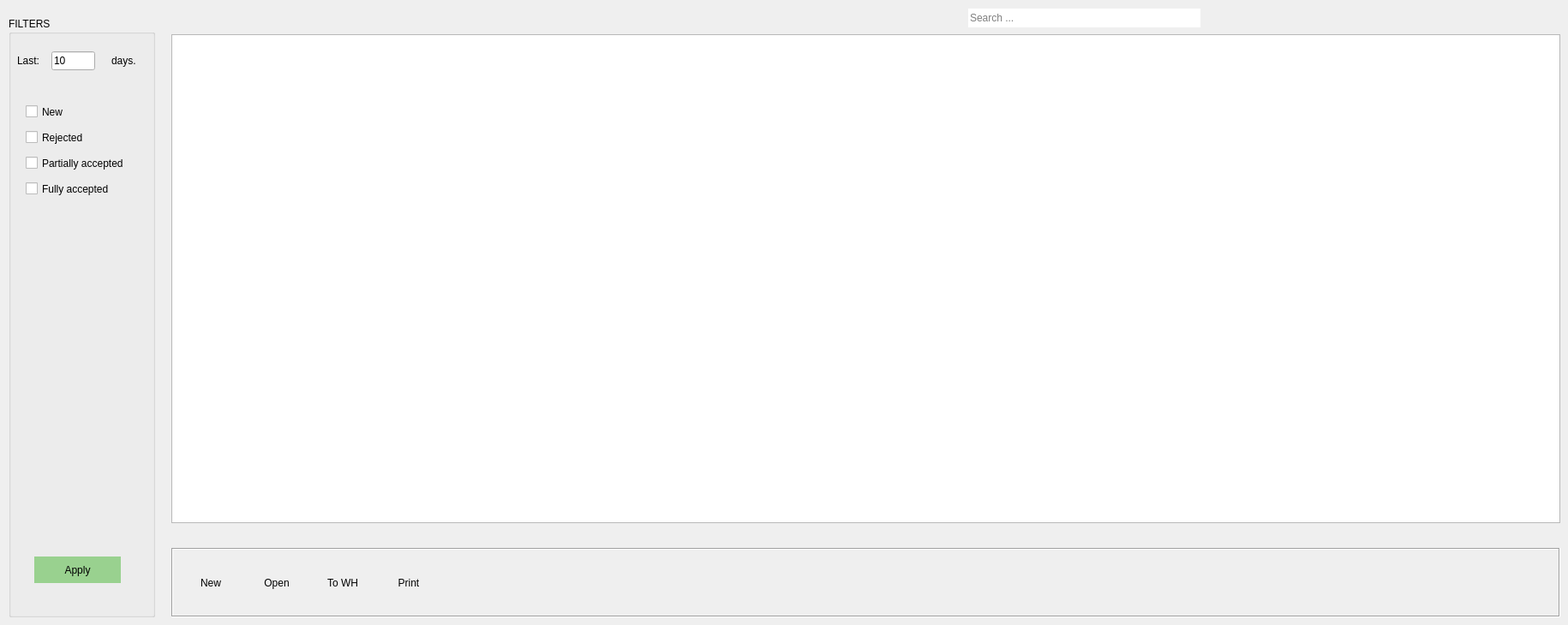
      <widget class="QWidget" name="rmas_outgoing_tab">
       <attribute name="icon">
        <iconset resource="../app/icons.qrc">
         <normaloff>:/output</normaloff>:/output</iconset>
       </attribute>
       <attribute name="title">
        <string>Outgoing RMAs</string>
       </attribute>
       <attribute name="toolTip">
        <string>We are returning to them.</string>
       </attribute>
       <widget class="QLineEdit" name="rma_outgoing_search_edit">
        <property name="geometry">
         <rect>
          <x>1130</x>
          <y>10</y>
          <width>271</width>
          <height>22</height>
         </rect>
        </property>
        <property name="text">
         <string/>
        </property>
        <property name="frame">
         <bool>false</bool>
        </property>
        <property name="placeholderText">
         <string>Search ... </string>
        </property>
       </widget>
       <widget class="QLabel" name="rmas_outgoing_search_logo">
        <property name="geometry">
         <rect>
          <x>1410</x>
          <y>10</y>
          <width>21</width>
          <height>21</height>
         </rect>
        </property>
        <property name="text">
         <string/>
        </property>
        <property name="pixmap">
         <pixmap resource="../app/icons.qrc">:/search</pixmap>
        </property>
       </widget>
       <widget class="QFrame" name="actions">
        <property name="geometry">
         <rect>
          <x>200</x>
          <y>640</y>
          <width>1621</width>
          <height>81</height>
         </rect>
        </property>
        <property name="frameShape">
         <enum>QFrame::Box</enum>
        </property>
        <property name="frameShadow">
         <enum>QFrame::Sunken</enum>
        </property>
        <widget class="QWidget" name="layoutWidget">
         <property name="geometry">
          <rect>
           <x>10</x>
           <y>10</y>
           <width>303</width>
           <height>62</height>
          </rect>
         </property>
         <layout class="QGridLayout" name="gridLayout_10">
          <item row="0" column="0">
           <widget class="QToolButton" name="rmas_outgoing_new_button">
            <property name="minimumSize">
             <size>
              <width>70</width>
              <height>60</height>
             </size>
            </property>
            <property name="maximumSize">
             <size>
              <width>70</width>
              <height>60</height>
             </size>
            </property>
            <property name="toolTip">
             <string>Crete New RMA Order</string>
            </property>
            <property name="statusTip">
             <string>Crete New RMA Order</string>
            </property>
            <property name="text">
             <string>New</string>
            </property>
            <property name="icon">
             <iconset resource="../app/icons.qrc">
              <normaloff>:/new</normaloff>:/new</iconset>
            </property>
            <property name="iconSize">
             <size>
              <width>40</width>
              <height>40</height>
             </size>
            </property>
            <property name="toolButtonStyle">
             <enum>Qt::ToolButtonTextUnderIcon</enum>
            </property>
            <property name="autoRaise">
             <bool>true</bool>
            </property>
           </widget>
          </item>
          <item row="0" column="1">
           <widget class="QToolButton" name="rmas_outgoing_open_button">
            <property name="minimumSize">
             <size>
              <width>70</width>
              <height>60</height>
             </size>
            </property>
            <property name="maximumSize">
             <size>
              <width>70</width>
              <height>60</height>
             </size>
            </property>
            <property name="toolTip">
             <string>Open Selected RMA Order</string>
            </property>
            <property name="statusTip">
             <string>Open Selected RMA Order</string>
            </property>
            <property name="text">
             <string>Open</string>
            </property>
            <property name="icon">
             <iconset resource="../app/icons.qrc">
              <normaloff>:/open</normaloff>:/open</iconset>
            </property>
            <property name="iconSize">
             <size>
              <width>40</width>
              <height>40</height>
             </size>
            </property>
            <property name="toolButtonStyle">
             <enum>Qt::ToolButtonTextUnderIcon</enum>
            </property>
            <property name="autoRaise">
             <bool>true</bool>
            </property>
           </widget>
          </item>
          <item row="0" column="2">
           <widget class="QToolButton" name="rma_outgoing_warehouse_button">
            <property name="minimumSize">
             <size>
              <width>70</width>
              <height>60</height>
             </size>
            </property>
            <property name="maximumSize">
             <size>
              <width>70</width>
              <height>60</height>
             </size>
            </property>
            <property name="toolTip">
             <string>Send RMA Order To Warehouse For Further Ckecking</string>
            </property>
            <property name="statusTip">
             <string>Send RMA Order To Warehouse For Further Ckecking</string>
            </property>
            <property name="text">
             <string>To WH</string>
            </property>
            <property name="icon">
             <iconset resource="../app/icons.qrc">
              <normaloff>:/warehouse</normaloff>:/warehouse</iconset>
            </property>
            <property name="iconSize">
             <size>
              <width>40</width>
              <height>40</height>
             </size>
            </property>
            <property name="toolButtonStyle">
             <enum>Qt::ToolButtonTextUnderIcon</enum>
            </property>
            <property name="autoRaise">
             <bool>true</bool>
            </property>
           </widget>
          </item>
          <item row="0" column="3">
           <widget class="QToolButton" name="rmas_outgoing_print_button">
            <property name="minimumSize">
             <size>
              <width>70</width>
              <height>60</height>
             </size>
            </property>
            <property name="maximumSize">
             <size>
              <width>70</width>
              <height>60</height>
             </size>
            </property>
            <property name="toolTip">
             <string>Print RMA Order</string>
            </property>
            <property name="statusTip">
             <string>Print Rma Order</string>
            </property>
            <property name="text">
             <string>Print</string>
            </property>
            <property name="icon">
             <iconset resource="../app/icons.qrc">
              <normaloff>:/print</normaloff>:/print</iconset>
            </property>
            <property name="iconSize">
             <size>
              <width>40</width>
              <height>40</height>
             </size>
            </property>
            <property name="toolButtonStyle">
             <enum>Qt::ToolButtonTextUnderIcon</enum>
            </property>
            <property name="autoRaise">
             <bool>true</bool>
            </property>
           </widget>
          </item>
         </layout>
        </widget>
       </widget>
       <widget class="QTableView" name="rma_outgoing_view">
        <property name="geometry">
         <rect>
          <x>200</x>
          <y>40</y>
          <width>1621</width>
          <height>571</height>
         </rect>
        </property>
       </widget>
       <widget class="QGroupBox" name="groupBox_3">
        <property name="geometry">
         <rect>
          <x>10</x>
          <y>20</y>
          <width>171</width>
          <height>701</height>
         </rect>
        </property>
        <property name="title">
         <string>FILTERS</string>
        </property>
        <widget class="QToolButton" name="warehouse_expeditions_apply_4">
         <property name="geometry">
          <rect>
           <x>30</x>
           <y>630</y>
           <width>101</width>
           <height>31</height>
          </rect>
         </property>
         <property name="styleSheet">
          <string notr="true">background:rgb(153, 209, 143)</string>
         </property>
         <property name="text">
          <string>Apply</string>
         </property>
         <property name="shortcut">
          <string/>
         </property>
         <property name="autoRaise">
          <bool>true</bool>
         </property>
        </widget>
        <widget class="QCheckBox" name="checkBox_9">
         <property name="geometry">
          <rect>
           <x>20</x>
           <y>130</y>
           <width>81</width>
           <height>21</height>
          </rect>
         </property>
         <property name="text">
          <string>Rejected</string>
         </property>
        </widget>
        <widget class="QCheckBox" name="checkBox_10">
         <property name="geometry">
          <rect>
           <x>20</x>
           <y>190</y>
           <width>111</width>
           <height>21</height>
          </rect>
         </property>
         <property name="text">
          <string>Fully accepted</string>
         </property>
        </widget>
        <widget class="QCheckBox" name="checkBox_11">
         <property name="geometry">
          <rect>
           <x>20</x>
           <y>160</y>
           <width>131</width>
           <height>21</height>
          </rect>
         </property>
         <property name="text">
          <string>Partially accepted</string>
         </property>
        </widget>
        <widget class="QCheckBox" name="checkBox_12">
         <property name="geometry">
          <rect>
           <x>20</x>
           <y>100</y>
           <width>71</width>
           <height>21</height>
          </rect>
         </property>
         <property name="text">
          <string>New</string>
         </property>
        </widget>
        <widget class="QLabel" name="label_21">
         <property name="geometry">
          <rect>
           <x>120</x>
           <y>43</y>
           <width>41</width>
           <height>16</height>
          </rect>
         </property>
         <property name="text">
          <string>days.</string>
         </property>
        </widget>
        <widget class="QLabel" name="label_22">
         <property name="geometry">
          <rect>
           <x>10</x>
           <y>43</y>
           <width>41</width>
           <height>16</height>
          </rect>
         </property>
         <property name="text">
          <string>Last:</string>
         </property>
        </widget>
        <widget class="QLineEdit" name="rmas_outgoing_last">
         <property name="geometry">
          <rect>
           <x>50</x>
           <y>40</y>
           <width>51</width>
           <height>22</height>
          </rect>
         </property>
         <property name="text">
          <string>10</string>
         </property>
        </widget>
       </widget>
      </widget>
